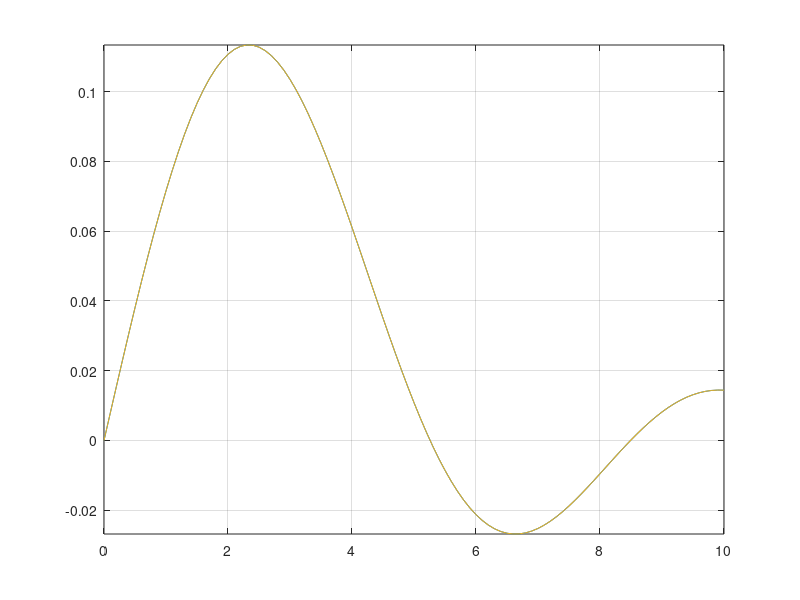
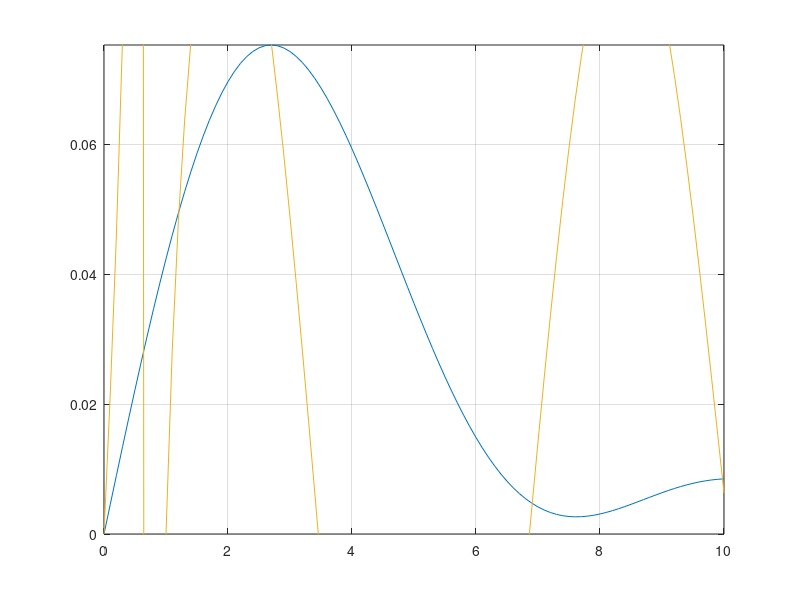

Recreate these plots in MATLAB, in order.
clc;
clear;
close all;

%% Inputs
k(1, :) = linspace(0, 10, 101);
a = 1;
order = 1;
kc = 1.51;

%% Define Integrand
besselj_deriv = @(order, x) 0.5 * (besselj(order - 1, x) - besselj(order + 1, x));

for ii = 1:numel(k)
    valNumeric(ii) = integral(...
        @(rho) rho .* besselj(order, kc .* rho) ...
        .* besselj(order, k(ii) .* rho), 0, a);
end

for ii = 1:numel(k)
    valNumericP(ii) = integral(...
        @(rho) rho .* besselj_deriv(order, kc .* rho) ...
        .* besselj(order, k(ii) .* rho), 0, a);
end

%% Compare
valTheory = a .* (k .* besselj(order, a.*kc) .* besselj(order - 1, a.*k) ...
    - kc .* besselj(order - 1, a.*kc) .* besselj(order, a.*k)) ...
    ./ (kc.^2 - k.^2);

valTheoryP = (1 - k) ./ (1 - k.*kc) ...
    .* (besselj(order, a.*kc) .* besselj(order, a.*k) ...
    - valTheory);

%% Plot
figure;
plot(k, valNumeric, "", LineWidth=1.5);
hold on;
plot(k, valTheory, "", LineWidth=1.5);
grid on;
ylim([min(valNumeric), max(valNumeric)]);

figure;
plot(k, valNumericP, "", LineWidth=1.5);
hold on;
plot(k, valTheoryP, "", LineWidth=1.5);
grid on;
ylim([min(valNumericP), max(valNumericP)]);

% figure;
% plot(k, valNumericP ./ valNumeric, "", LineWidth=1.5);
% hold on;
% % plot(k, valTheory, "", LineWidth=1.5);
% grid on;
% % ylim([min(valNumericP), max(valNumericP)]);



